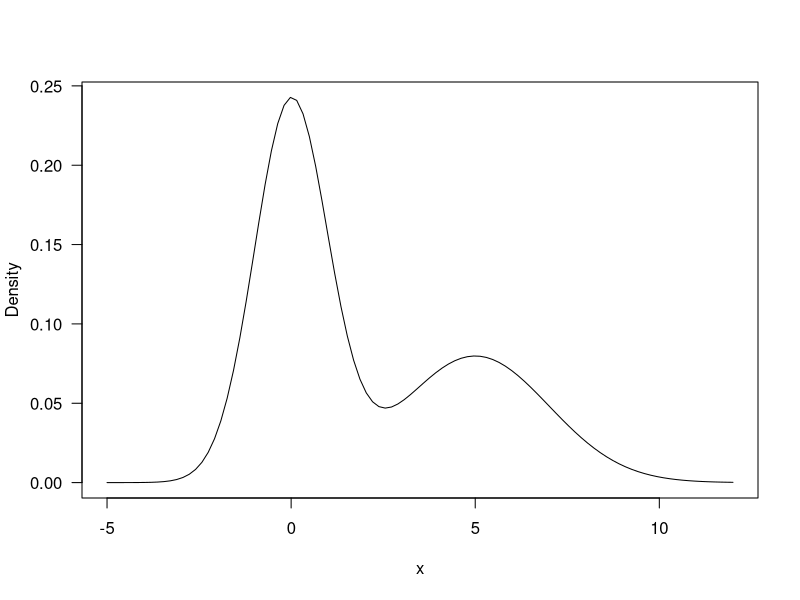
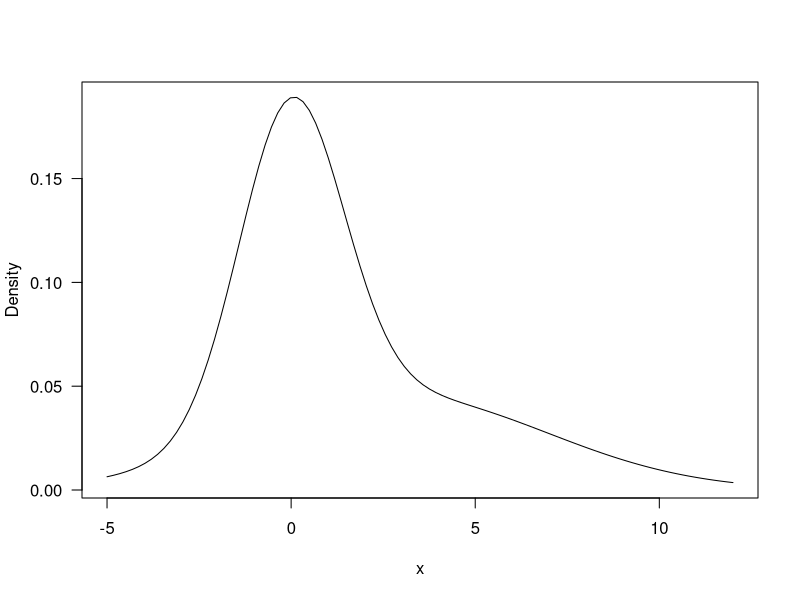
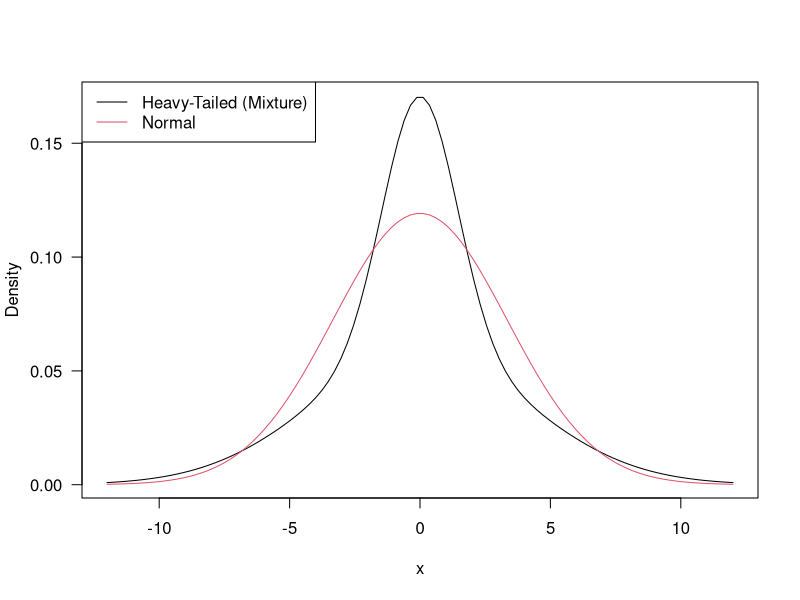

These figures' R source, in order:
#---------#---------#---------#---------#---------#---------#---------#---------
setwd('~/Learning/R/mixedModels/1_mixturedOfGaussians')


# Using mixtures of normals to simulate other types of distribution

# Bimodal
x <- seq(-5, 12, length=100)
y <- 0.6*dnorm(x, 0, 1) + 0.4*dnorm(x, 5, 2)
plot(x, y, type='l', ylab='Density', las=1)


# Skewed
y <- 0.55*dnorm(x, 0, sqrt(2)) + 0.45*dnorm(x, 3, 4)
plot(x, y, type='l', ylab='Density', las=1)


# Heavy-tailed
x <- seq(-12, 12, length=100)
y <- (0.4*dnorm(x, 0, sqrt(2)) 
      + 0.4*dnorm(x, 0, sqrt(16)) 
      + 0.2*dnorm(x, 0, sqrt(20)))
z <- dnorm(x, 0, sqrt(0.4*2 + 0.4*16 + 0.2*20))
plot(x, y, type='l', ylab='Density', las=1)
lines(x, z, col=2)
legend('topleft', lty=1, col=1:2, legend=c('Heavy-Tailed (Mixture)', 'Normal'))